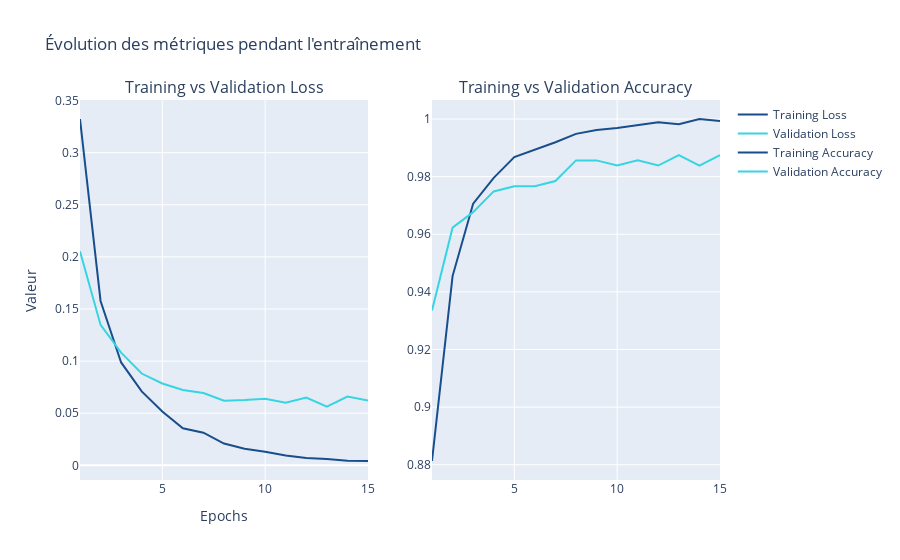

The code cell stored with this chart in its notebook:
### Markdown cell above
### 3. Visualisation des performances

### Code cell
# Visualisation des courbes de Loss et d'Accuracy

epochs_range = list(range(1, len(history_cnn["train_loss"]) + 1))

# Création des sous-graphes : 1 ligne, 2 colonnes
fig = make_subplots(
    rows=1, cols=2,
    subplot_titles=("Training vs Validation Loss", "Training vs Validation Accuracy")
)

# --- Graphe Loss ---
fig.add_trace(go.Scatter(
    x=epochs_range, y=history_cnn["train_loss"],
    name="Training Loss", mode="lines",
    line=dict(color='#184e8b')
), row=1, col=1)

fig.add_trace(go.Scatter(
    x=epochs_range, y=history_cnn["val_loss"],
    name="Validation Loss", mode="lines",
    line=dict(color='#37d4e1')
), row=1, col=1)

# --- Graphe Accuracy ---
fig.add_trace(go.Scatter(
    x=epochs_range, y=history_cnn["train_acc"],
    name="Training Accuracy", mode="lines",
    line=dict(color='#184e8b')
), row=1, col=2)

fig.add_trace(go.Scatter(
    x=epochs_range, y=history_cnn["val_acc"],
    name="Validation Accuracy", mode="lines",
    line=dict(color='#37d4e1')
), row=1, col=2)

# Mise en forme
fig.update_layout(
    title="Évolution des métriques pendant l'entraînement",
    xaxis_title="Epochs",
    yaxis_title="Valeur",
    showlegend=True
)

fig.show()

### Figure 1 — Plotly figure (JSON) as saved in the notebook; plotly's stock layout.template omitted (floating-point values rounded to 4 significant figures)
{"data": [{"line": {"color": "#184e8b"}, "mode": "lines", "name": "Training Loss", "type": "scatter", "x": [1, 2, 3, 4, 5, 6, 7, 8, 9, 10, 11, 12, 13, 14, 15], "xaxis": "x", "y": [0.3323, 0.1577, 0.09869, 0.07086, 0.05168, 0.03555, 0.03132, 0.02086, 0.01582, 0.01306, 0.009427, 0.007022, 0.00614, 0.004331, 0.00413], "yaxis": "y"}, {"line": {"color": "#37d4e1"}, "mode": "lines", "name": "Validation Loss", "type": "scatter", "x": [1, 2, 3, 4, 5, 6, 7, 8, 9, 10, 11, 12, 13, 14, 15], "xaxis": "x", "y": [0.2053, 0.1347, 0.1081, 0.08804, 0.07849, 0.07226, 0.06932, 0.06191, 0.06259, 0.0638, 0.06006, 0.06497, 0.05626, 0.06596, 0.06218], "yaxis": "y"}, {"line": {"color": "#184e8b"}, "mode": "lines", "name": "Training Accuracy", "type": "scatter", "x": [1, 2, 3, 4, 5, 6, 7, 8, 9, 10, 11, 12, 13, 14, 15], "xaxis": "x2", "y": [0.8813, 0.9455, 0.9706, 0.9796, 0.9868, 0.9892, 0.9919, 0.9948, 0.9962, 0.9969, 0.998, 0.9989, 0.9982, 1, 0.9993], "yaxis": "y2"}, {"line": {"color": "#37d4e1"}, "mode": "lines", "name": "Validation Accuracy", "type": "scatter", "x": [1, 2, 3, 4, 5, 6, 7, 8, 9, 10, 11, 12, 13, 14, 15], "xaxis": "x2", "y": [0.9336, 0.9623, 0.9677, 0.9749, 0.9767, 0.9767, 0.9785, 0.9856, 0.9856, 0.9838, 0.9856, 0.9838, 0.9874, 0.9838, 0.9874], "yaxis": "y2"}], "layout": {"annotations": [{"font": {"size": 16}, "showarrow": false, "text": "Training vs Validation Loss", "x": 0.225, "xanchor": "center", "xref": "paper", "y": 1, "yanchor": "bottom", "yref": "paper"}, {"font": {"size": 16}, "showarrow": false, "text": "Training vs Validation Accuracy", "x": 0.775, "xanchor": "center", "xref": "paper", "y": 1, "yanchor": "bottom", "yref": "paper"}], "showlegend": true, "title": {"text": "Évolution des métriques pendant l'entraînement"}, "xaxis": {"anchor": "y", "domain": [0, 0.45], "title": {"text": "Epochs"}}, "xaxis2": {"anchor": "y2", "domain": [0.55, 1]}, "yaxis": {"anchor": "x", "domain": [0, 1], "title": {"text": "Valeur"}}, "yaxis2": {"anchor": "x2", "domain": [0, 1]}}}
